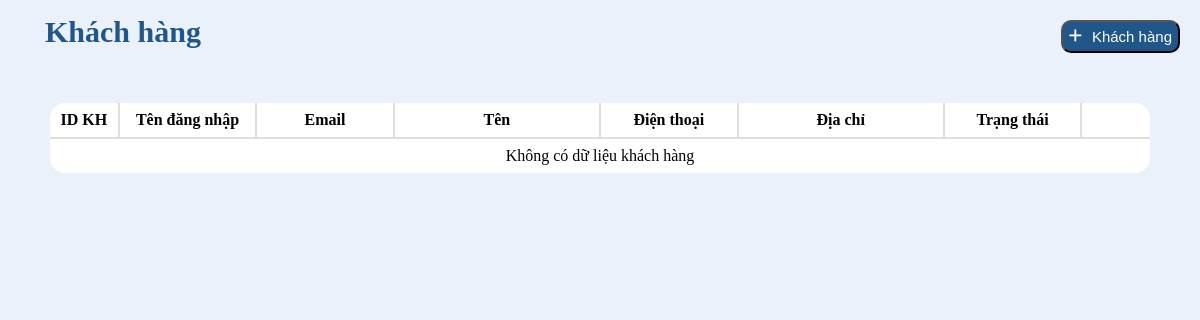
The page /admincp/modules/customers/danh-sach.php on the database as committed earlier.
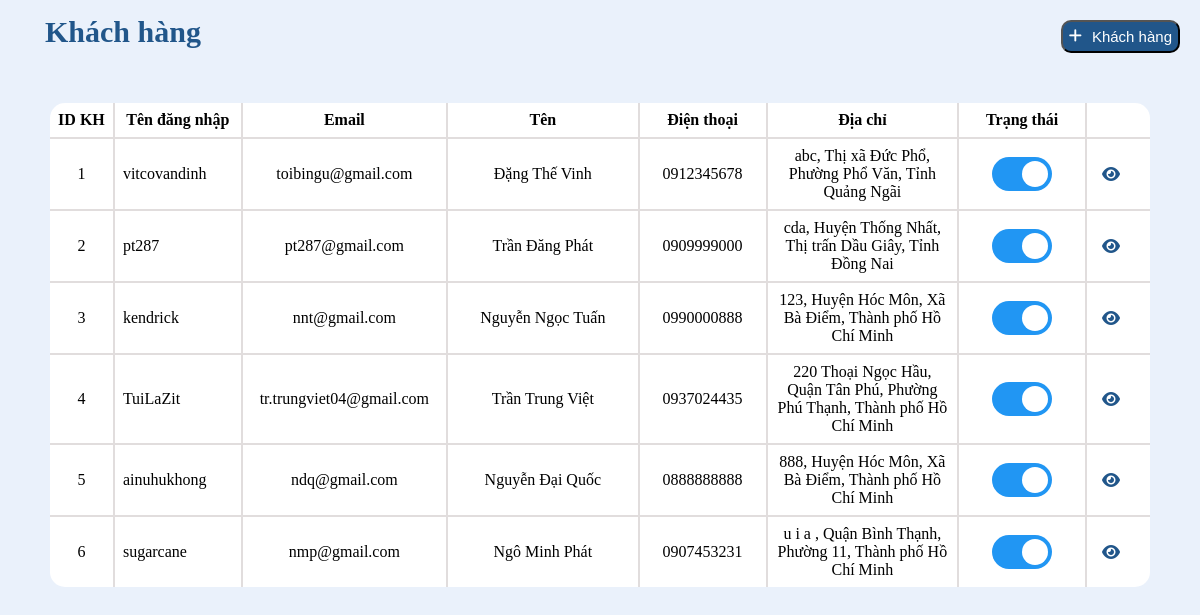
The same page on the database as committed later.
### tables this page shows
CREATE TABLE `khachhang` (
  `IdKH` int(11) NOT NULL,
  `Account` varchar(50) NOT NULL,
  `Email` varchar(100) NOT NULL,
  `Password` varchar(1000) NOT NULL,
  `Name` varchar(50) NOT NULL,
  `PNumber` char(10) NOT NULL,
  `AddressLine` varchar(200) NOT NULL,
  `Status` tinyint(1) NOT NULL DEFAULT 1,
  `Ward` varchar(45) NOT NULL,
  `Provinces` varchar(45) NOT NULL,
  `District` varchar(45) NOT NULL
);

### admincp/modules/customers/danh-sach.php (the view, shortened to what this page needs)
<?php
$sql_get_customers = "Select * from khachhang";
$query_get_customers = mysqli_query($mysqli, $sql_get_customers);
$customers = [];
if ($query_get_customers && mysqli_num_rows($query_get_customers) > 0) {
    while ($row = mysqli_fetch_array($query_get_customers)) {
        $customers[] = $row;
    }
}
?>
<link rel="stylesheet" type="text/css" href="./css/quan-ly-khach-hang.css?v=<?php echo time(); ?>">
<div style="position: relative; width: 100%; height: calc(100vh - 54px);">
    <div style="position: absolute; top: 0; left: 0; width: 100%; height: 100%;">
        <div
            class="bg-color"
            style="height: 100vh; width: 100%; overflow-y: auto; position: relative;">
            <div style="display: flex">
                <p class="title-page">Khách hàng</p>
                <div style="margin-left: auto; padding: 20px">
                    <button class="button-style" id="add-product">
                        <i class="fa-solid fa-plus" style="font-size: 15px"></i>
                        <div style="padding-left: 10px; font-size: 15px">
                            Khách hàng
                        </div>
                    </button>
                </div>
            </div>
            <div class="table-product-container">
                <table>
                    <tr>
                        <th>ID KH</th>
                        <th>Tên đăng nhập</th>
                        <th>Email</th>
                        <th>Tên</th>
                        <th>Điện thoại</th>
                        <th>Địa chỉ</th>
                        <th>Trạng thái</th>
                        <th></th>
                    </tr>
                    <?php
                    if (sizeof($customers)) {
                        foreach ($customers as $customer) {
                    ?>
                            <tr>
                                <td><?php echo $customer['IdKH'] ?></td>
                                <td><?php echo $customer['Account'] ?></td>
                                <td><?php echo $customer['Email'] ?></td>
                                <td><?php echo $customer['Name'] ?></td>
                                <td><?php echo $customer['PNumber'] ?></td>
                                <td><?php echo $customer['AddressLine'] . ", " . $customer['District'] . ", " . $customer['Ward'] . ", " . $customer['Provinces'] ?></td>
                                <td><label class="switch">
                                        <span class="slider round"></span>
                                    </label>
                                </td>
                                <td>
                                    <div style="display: flex; justify-content: center">
                                        <i class="fa-solid fa-eye view-details" data-productid="<?php echo $customer['IdKH'] ?>"></i>
                                    </div>
                                </td>
                            </tr>
                        <?php
                        }
                    } else {
                        ?>
                        <tr>
                            <td colspan="8" class="no-data">Không có dữ liệu khách hàng</td>
                        </tr>
                    <?php
                    }
                    ?>
                </table>
            </div>
        </div>
    </div>
</div>

Rows that differ between the two databases and show on the page:
added khachhang: IdKH "1", Account "vitcovandinh", Email "toibingu@gmail.com", Name "Đặng Thế Vinh", PNumber "0912345678", AddressLine "abc", District "Thị xã Đức Phổ", Ward "Phường Phổ Văn", Provinces "Tỉnh Quảng Ngãi"
added khachhang: IdKH "2", Account "pt287", Email "pt287@gmail.com", Name "Trần Đăng Phát", PNumber "0909999000", AddressLine "cda", District "Huyện Thống Nhất", Ward "Thị trấn Dầu Giây", Provinces "Tỉnh Đồng Nai"
added khachhang: IdKH "3", Account "kendrick", Email "nnt@gmail.com", Name "Nguyễn Ngọc Tuấn", PNumber "0990000888", AddressLine "123", District "Huyện Hóc Môn", Ward "Xã Bà Điểm", Provinces "Thành phố Hồ Chí Minh"
added khachhang: IdKH "4", Account "TuiLaZit", Email "tr.trungviet04@gmail.com", Name "Trần Trung Việt", PNumber "0937024435", AddressLine "220 Thoại Ngọc Hầu", District "Quận Tân Phú", Ward "Phường Phú Thạnh", Provinces "Thành phố Hồ Chí Minh"
added khachhang: IdKH "5", Account "ainuhukhong", Email "ndq@gmail.com", Name "Nguyễn Đại Quốc", PNumber "0888888888", AddressLine "888", District "Huyện Hóc Môn", Ward "Xã Bà Điểm", Provinces "Thành phố Hồ Chí Minh"
added khachhang: IdKH "6", Account "sugarcane", Email "nmp@gmail.com", Name "Ngô Minh Phát", PNumber "0907453231", AddressLine "u i a", District "Quận Bình Thạnh", Ward "Phường 11", Provinces "Thành phố Hồ Chí Minh"
Other text that changed with them:
text no longer shown: "Không có dữ liệu khách hàng"
